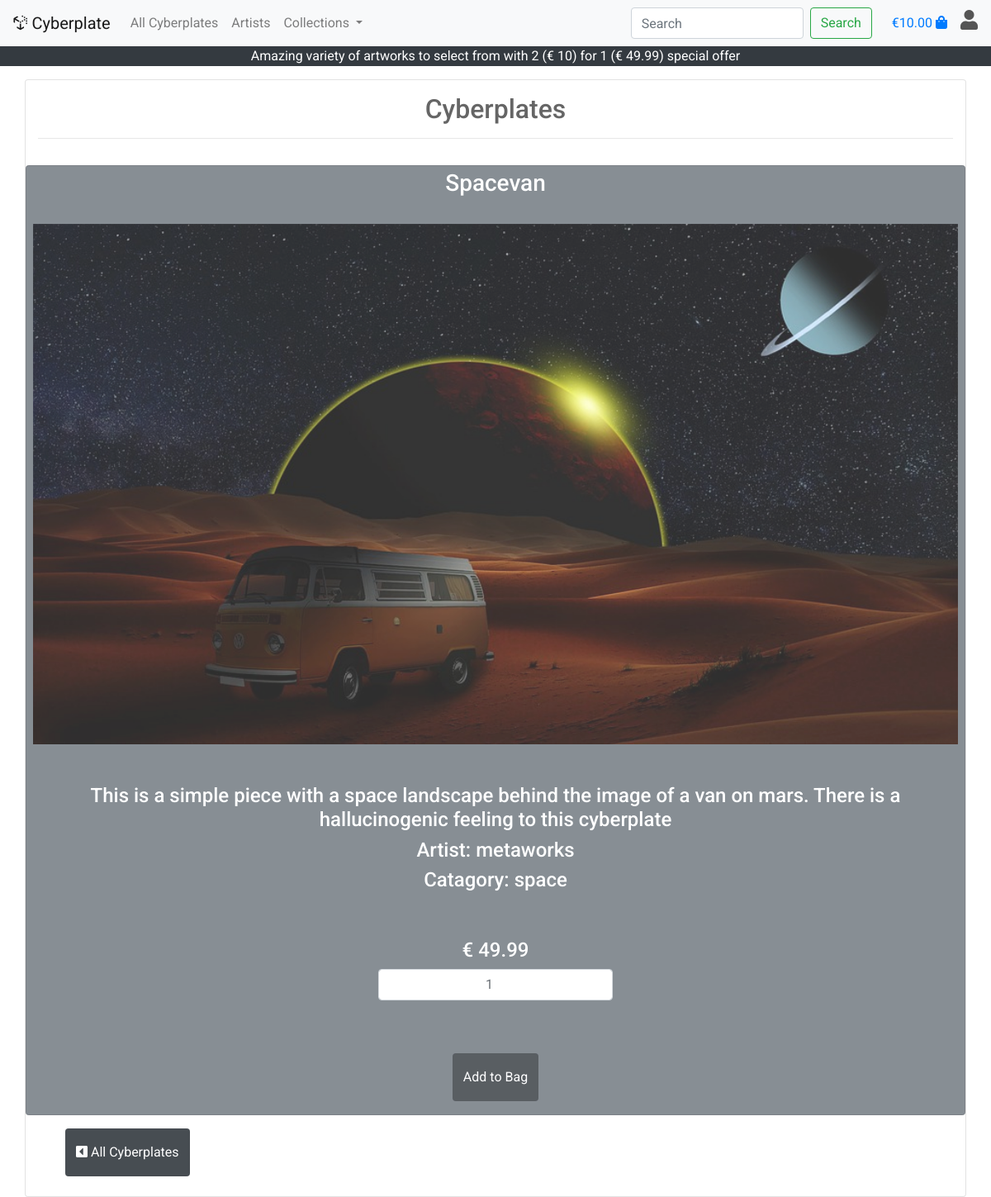
The page /products/1/ on the database its author committed.
### products/models.py (models this page shows, shortened)
class Product(models.Model):
    product_category = models.ForeignKey('Product_Category', null=True, on_delete=models.SET_NULL)
    artist = models.ForeignKey('Artist', null=True, on_delete=models.SET_NULL)
    name = models.CharField(max_length=30)
    description = models.TextField()
    price = models.DecimalField(max_digits=4, decimal_places=2)
    image_url = models.URLField(null=True, blank=True, max_length=1000)
    image = models.ImageField(null=True, blank=True)
    product_key = models.IntegerField(null=True, blank=True)

class Artist(models.Model):
    name = models.CharField(max_length=30)
    display_name = models.CharField(max_length=30)
    artist_key = models.IntegerField(null=True, blank=True)
    def __str__(self):
        return self.display_name

class Product_Category(models.Model):
    name = models.CharField(max_length=30)
    display_name = models.CharField(max_length=30)
    def __str__(self):
        return self.display_name

### products/views.py (the view)
# urls.py: path('<int:product_id>/', views.product_view, name='product_view'),
def product_view(request, product_id):
    print(f'Product_id from product_view: {product_id}')
    selected_product = get_object_or_404(Product, pk=product_id)
    context = {
        'selected_product': selected_product
    }
    return render(request, 'products/product_view.html', context)

### shopping_bag/context.py (called while the page is built, shortened)
def bag_contents(request):
    bag_items = []
    total = 0
    product_count = 0
    bag = request.session.get('bag', {})
    if total < settings.FREE_DELIVERY_THRESHOLD:
        delivery = 10
        free_delivery_delta = settings.FREE_DELIVERY_THRESHOLD - total
    else:
        delivery = 0
        free_delivery_delta = 0
    grand_total = delivery + total
    context = {
        'bag_items': bag_items,
        'total': total,
        'product_count': product_count,
        'delivery': delivery,
        'free_delivery_delta': free_delivery_delta,
        'free_delivery_threshold': settings.FREE_DELIVERY_THRESHOLD,
        'grand_total': grand_total,
    }
    return context

### products/templates/products/product_view.html (shortened to what this page needs)
{% extends "base.html" %}
{% load static %}
{% block content %}
<div class="container h-100">
  <div class="row h-100">
    <div class="col-12 card">
      <div class="row">
        <div class="col text-black logo-font text-center mt-3">
          <h2>Cyberplates</h2>
          <hr>
        </div>
      </div>
      <form action=" {% url 'add_product_to_bag' selected_product.id %}" method="POST">
        <div class="row">
          <div class="card mx-auto bg-secondary border-3 mt-3 mr-2 ml-2">
            <h3 class="text-center text-white mt-1">{{ selected_product.name }}</h3>
            <br>
            <img class="mr-2 ml-2" src="{{ MEDIA_URL }}{{ selected_product.image }}" alt="cyberplate.name">
            <h4 class="text-center text-white mt-5">{{ selected_product.description }}</h4>
            <h4 class="text-center text-white"> Artist: {{ selected_product.artist }}</h4>
            <h4 class="text-center text-white"> Catagory: {{ selected_product.product_category }}</h4>
            <div class="form-group justify-content-center">
              <h4 class="text-center text-white mt-5">€ {{ selected_product.price }}</h4>
              <input type="number" name="quantity" value="1" min="1" id="{{ selected_product.id }}" data-item_id="{{ selected_product.id }}"
                class="form-control mr-auto ml-auto text-center w-25 center-block mb-5">
            </div>
            <p class="text-center">
              <input type="submit" class="btn bg-dark rounded-3 py-3 text-white" value="Add to Bag">
            </p>
          </div>
          <p class="text-center ml-5">
            <h2><a href="{% url 'products' %}" class="btn bg-dark rounded-3 py-3 text-white mt-3"><i
                  class="fas fa-caret-square-left"></i> All Cyberplates</a></h2>
          </p>
        </div>
      </form>
    </div>
  </div>
</div>
{% endblock %}

### templates/base.html (shortened to what this page needs)
{% load static %}
<html lang="en">
  <head>
    {% block corecss %}
    <link rel="stylesheet" href="https://stackpath.bootstrapcdn.com/bootstrap/4.4.1/css/bootstrap.min.css">
    <link rel="stylesheet" href="https://use.fontawesome.com/releases/v5.15.4/css/all.css">
    <link rel="stylesheet" href="{% static 'css/base.css' %}">
    {% endblock %}
  </head>
  <body>
  <nav class="navbar navbar-expand-lg navbar-light bg-light">
    <a class="navbar-brand" href="{% url 'home' %}">
      <large><i class="fab fa-uncharted"></i></large> Cyberplate
    </a>
    <div class="collapse navbar-collapse" id="navbarSupportedContent">
      <ul class="navbar-nav mr-auto">
        <li class="nav-item">
          <a class="nav-link" href="{% url 'products' %}">All Cyberplates</a>
        </li>
        <li class="nav-item">
          <a class="nav-link" href="{% url 'artists' %}">Artists</a>
        </li>
        <li class="nav-item dropdown">
          <a class="nav-link dropdown-toggle" href="#" id="navbarDropdown" role="button" data-toggle="dropdown"
            aria-haspopup="true" aria-expanded="false">
            Collections
          </a>
        </li>
      </ul>
      <form class="form-inline my-2 my-lg-0 ml-auto" method="GET" action="{% url 'products' %}">
        <input class="form-control mr-sm-2" type="search" NAME="search" placeholder="Search" aria-label="Search">
        <button class="btn btn-outline-success my-2 my-sm-0" type="submit">Search</button>
      </form>
      <a href="{% url 'shopping_bag' %}">
      <p class="my-1 ml-4">
        {% if grand_total %}
        €{{ grand_total|floatformat:2 }}
        <i class="fas fa-shopping-bag"></i>
        {% else %}
        <div class="text-center  ml-2">
        <h5><i class="fas fa-shopping-bag"></i></h5>
        <p class="text-small" >$0.00</p>
        </div>
        {% endif %}
      </p>
      </a>
      <h4><i class=" ml-3 fas fa-user"></i></h4>
    </div>
  </nav>
  <div class="text-center">
    <p class="navbar-light bg-dark text-white mx-auto">
      Amazing variety of artworks to select from with 2 (€ {{ free_delivery_threshold }}) for 1 (€ 49.99) special offer
    </p>
  </div>
    {% block content %}
    {% endblock %}
  </body>
</html>

### static/css/base.css (style rules this page uses)
html { height: 100%; font-family: 'Roboto', sans-serif; }
body { background: url('/media/ms4background.jpg') no-repeat center center fixed; background-size: cover; height: calc(100vh - 164px); color: #555; font-family: 'Roboto', sans-serif; }
.card { opacity: 0.9 }

### rows shown on the page
Product: name "Spacevan", image (picture), description "This is a simple piece with a space landscape behind the image of a van on mars. There is a hallucinogenic feeling to this cyberplate", artist "metaworks", product_category "space", price "49.99", quantity "1"

### other values the page prints
{{ grand_total|floatformat:2 }} "10.00"
{{ free_delivery_threshold }} "10"
